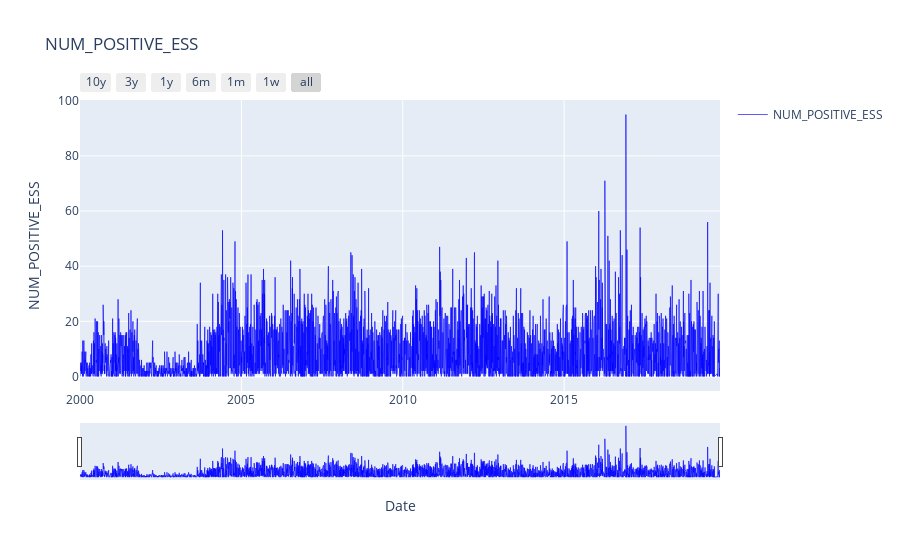
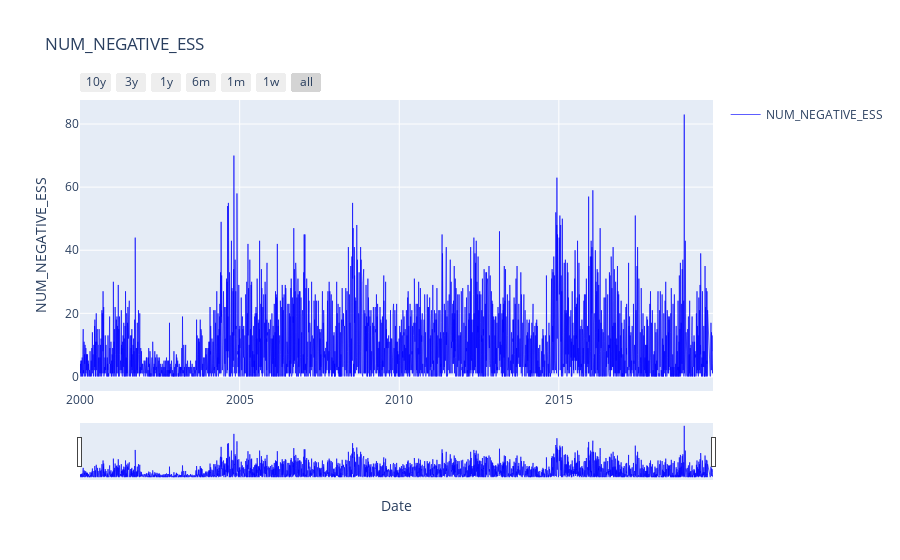
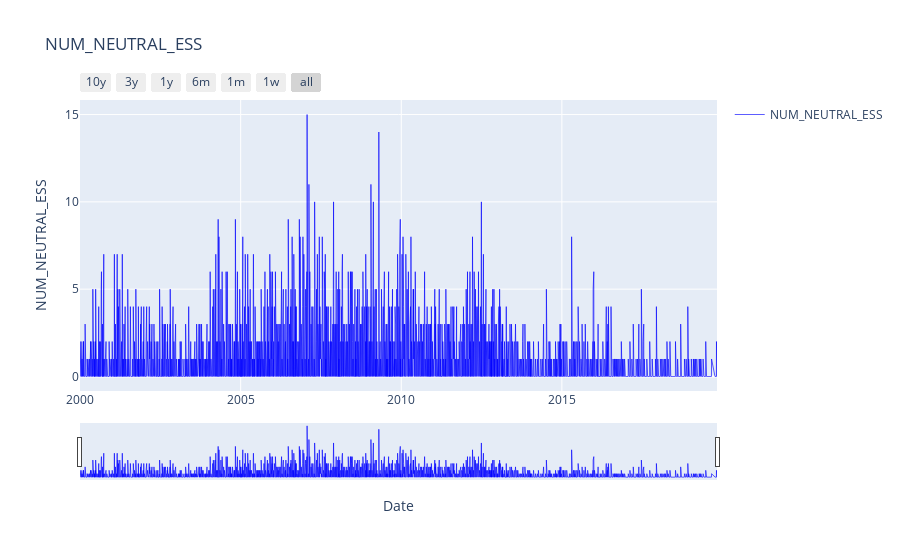

Here is the notebook cell these charts were saved with, in order:
### Code cell
plot_ts(["NUM_POSITIVE_ESS", "NUM_NEGATIVE_ESS", "NUM_NEUTRAL_ESS"])

### Figure 1 — Plotly figure (JSON) as saved in the notebook; plotly's stock layout.template omitted (floating-point values rounded to 4 significant figures; data arrays with more than 128 entries replaced by an {"elided": "..."} marker saying what was removed)
{"data": [{"line": {"color": "blue", "width": 0.8}, "name": "NUM_POSITIVE_ESS", "opacity": 0.8, "text": {"elided": "6337 str values"}, "type": "scatter", "x": {"elided": "6337 str values"}, "y": {"elided": "6337 int values"}}], "layout": {"showlegend": true, "title": {"text": "NUM_POSITIVE_ESS"}, "xaxis": {"rangeselector": {"buttons": [{"count": 10, "label": "10y", "step": "year", "stepmode": "backward"}, {"count": 3, "label": "3y", "step": "year", "stepmode": "backward"}, {"count": 1, "label": "1y", "step": "year", "stepmode": "backward"}, {"count": 6, "label": "6m", "step": "month", "stepmode": "backward"}, {"count": 1, "label": "1m", "step": "month", "stepmode": "backward"}, {"count": 7, "label": "1w", "step": "day", "stepmode": "todate"}, {"step": "all"}]}, "rangeslider": {"visible": true}, "title": {"text": "Date"}, "type": "date"}, "yaxis": {"title": {"text": "NUM_POSITIVE_ESS"}}}}

### Figure 2 — Plotly figure (JSON) as saved in the notebook; plotly's stock layout.template omitted (floating-point values rounded to 4 significant figures; data arrays with more than 128 entries replaced by an {"elided": "..."} marker saying what was removed)
{"data": [{"line": {"color": "blue", "width": 0.8}, "name": "NUM_NEGATIVE_ESS", "opacity": 0.8, "text": {"elided": "6337 str values"}, "type": "scatter", "x": {"elided": "6337 str values"}, "y": {"elided": "6337 int values"}}], "layout": {"showlegend": true, "title": {"text": "NUM_NEGATIVE_ESS"}, "xaxis": {"rangeselector": {"buttons": [{"count": 10, "label": "10y", "step": "year", "stepmode": "backward"}, {"count": 3, "label": "3y", "step": "year", "stepmode": "backward"}, {"count": 1, "label": "1y", "step": "year", "stepmode": "backward"}, {"count": 6, "label": "6m", "step": "month", "stepmode": "backward"}, {"count": 1, "label": "1m", "step": "month", "stepmode": "backward"}, {"count": 7, "label": "1w", "step": "day", "stepmode": "todate"}, {"step": "all"}]}, "rangeslider": {"visible": true}, "title": {"text": "Date"}, "type": "date"}, "yaxis": {"title": {"text": "NUM_NEGATIVE_ESS"}}}}

### Figure 3 — Plotly figure (JSON) as saved in the notebook; plotly's stock layout.template omitted (floating-point values rounded to 4 significant figures; data arrays with more than 128 entries replaced by an {"elided": "..."} marker saying what was removed)
{"data": [{"line": {"color": "blue", "width": 0.8}, "name": "NUM_NEUTRAL_ESS", "opacity": 0.8, "text": {"elided": "6337 str values"}, "type": "scatter", "x": {"elided": "6337 str values"}, "y": {"elided": "6337 int values"}}], "layout": {"showlegend": true, "title": {"text": "NUM_NEUTRAL_ESS"}, "xaxis": {"rangeselector": {"buttons": [{"count": 10, "label": "10y", "step": "year", "stepmode": "backward"}, {"count": 3, "label": "3y", "step": "year", "stepmode": "backward"}, {"count": 1, "label": "1y", "step": "year", "stepmode": "backward"}, {"count": 6, "label": "6m", "step": "month", "stepmode": "backward"}, {"count": 1, "label": "1m", "step": "month", "stepmode": "backward"}, {"count": 7, "label": "1w", "step": "day", "stepmode": "todate"}, {"step": "all"}]}, "rangeslider": {"visible": true}, "title": {"text": "Date"}, "type": "date"}, "yaxis": {"title": {"text": "NUM_NEUTRAL_ESS"}}}}
